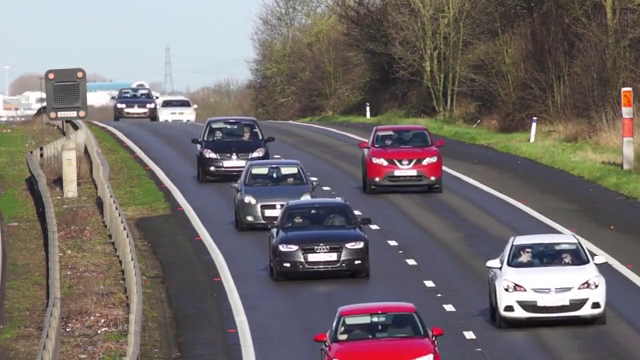
#> input picture frame 37 of Assignment_29/inputs/cars.mp4, 640 x 360 px, given in place of the camera
$ python color_detector.py
#> lines starting #> are read from the running program, lines starting #| are printed output that depends on the picture; after the words box and inside, x2 and y2 are one past the last pixel; in counts of white or black regions, pixels touching at a corner belong together
import cv2

cap = cv2.VideoCapture(0)
_ , frame = cap.read()
#> frame is the input picture: shape (360, 640, 3); mean B, G, R 108, 108.8, 115.8
rows = frame.shape[0]
#> rows = 360
cols = frame.shape[1]
#> cols = 640
writer = cv2.VideoWriter("cam.mp4" , cv2.VideoWriter_fourcc(*'mp4v') , 30 , (cols , rows))
while True:
    _ , frame = cap.read()
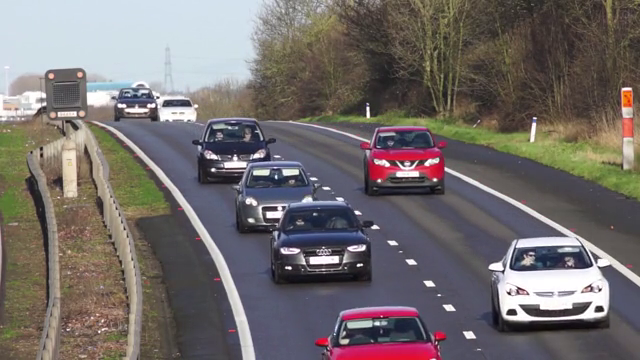
#> input picture frame 38 of Assignment_29/inputs/cars.mp4, 640 x 360 px, given in place of the camera
#> frame is the input picture: shape (360, 640, 3); mean B, G, R 107.8, 108.9, 115.3
    frame = cv2.cvtColor(frame , cv2.COLOR_BGR2GRAY)
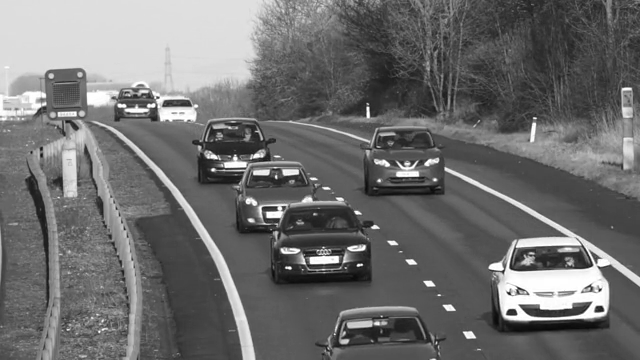
#> frame: shape (360, 640); min 8, max 255, mean 110.7
    mask = cv2.rectangle(frame , (220 , 120) , (430, 330)  , 255 ,3)
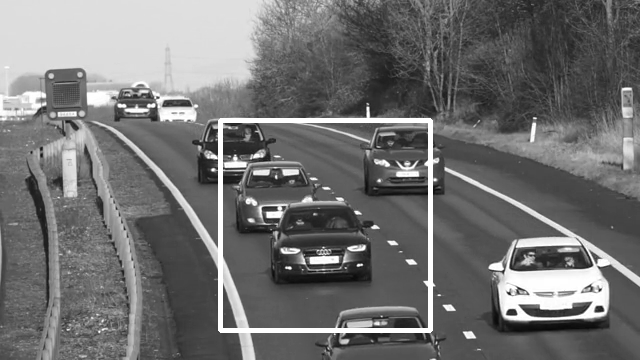
#> mask: shape (360, 640); min 8, max 255, mean 113.5
    for i in range(125 , 325):
        for j in range(225,425):
            if frame[i ,j] <= 60 :
                cv2.putText(frame , "BLACK " , (250 , 90) , cv2.FONT_HERSHEY_SIMPLEX , 1 , 6 , 3)
            if frame[i ,j] > 70 and frame[i ,j] <= 130 :
                cv2.putText(frame , "GRAY " , (50 , 90) , cv2.FONT_HERSHEY_SIMPLEX , 1 , 6 , 3)
            if frame[i ,j] > 180 and frame[i ,j] <= 255 :
                cv2.putText(frame , "WHITE " , (450 , 90) , cv2.FONT_HERSHEY_SIMPLEX , 1 , 6 , 3)
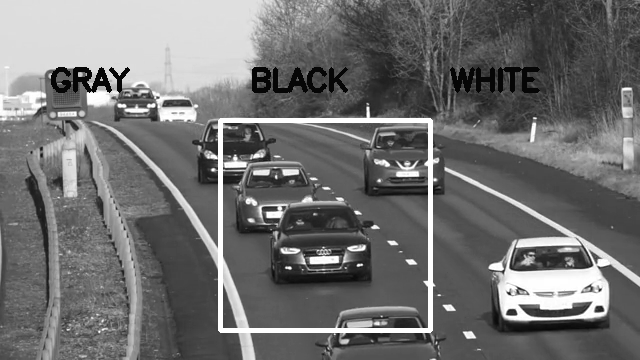
#> frame: shape (360, 640); 1.54% of pixels changed, all inside (x1, y1, x2, y2) = (51, 67, 540, 93)

    writer.write(frame)
    cv2.imshow("result" , frame)
    if cv2.waitKey(25) & 0xFF == ord("b"):
#> (key Esc is pressed here)
        break

writer.release()

$ run again, starting later in the video
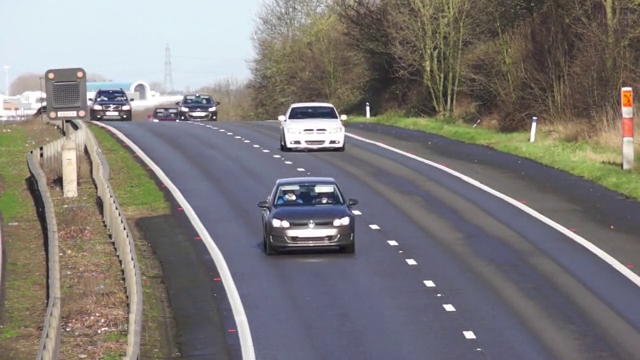
#> input picture frame 169 of Assignment_29/inputs/cars.mp4, 640 x 360 px, given in place of the camera
#> frame is the input picture: shape (360, 640, 3); mean B, G, R 120.8, 122.1, 125.7
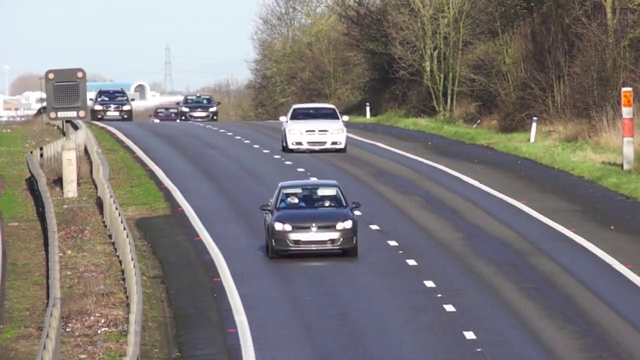
#> input picture frame 170 of Assignment_29/inputs/cars.mp4, 640 x 360 px, given in place of the camera
#> frame is the input picture: shape (360, 640, 3); mean B, G, R 121.1, 122.3, 126
#> after the loop `for i in range(125 , 325):`:
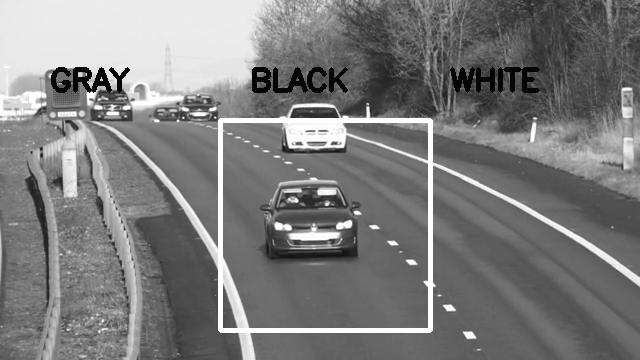
#> frame: shape (360, 640); min 6, max 255, mean 124

$ run again, starting later in the video
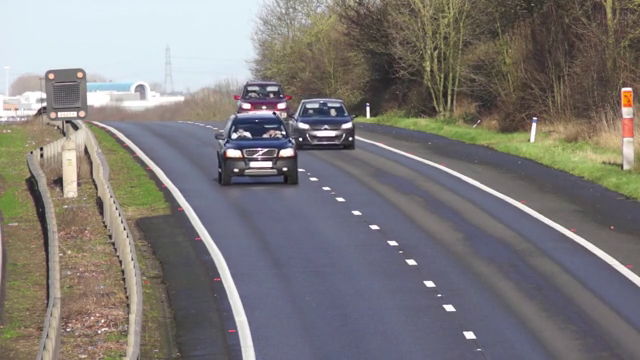
#> input picture frame 301 of Assignment_29/inputs/cars.mp4, 640 x 360 px, given in place of the camera
#> frame is the input picture: shape (360, 640, 3); mean B, G, R 121.5, 122.7, 126.3
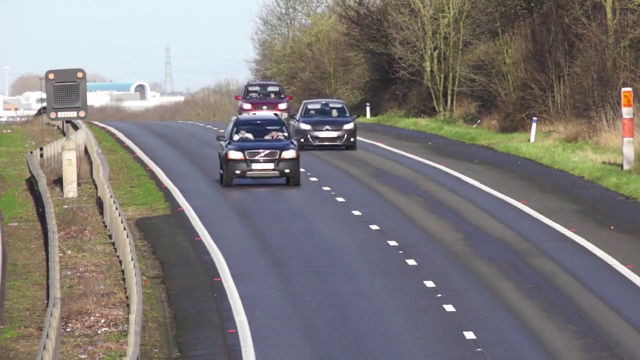
#> input picture frame 302 of Assignment_29/inputs/cars.mp4, 640 x 360 px, given in place of the camera
#> frame is the input picture: shape (360, 640, 3); mean B, G, R 121.5, 122.8, 126.4
#> after the loop `for i in range(125 , 325):`:
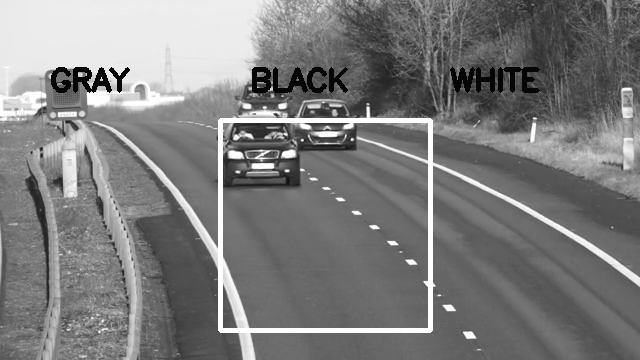
#> frame: shape (360, 640); min 6, max 255, mean 124.6
